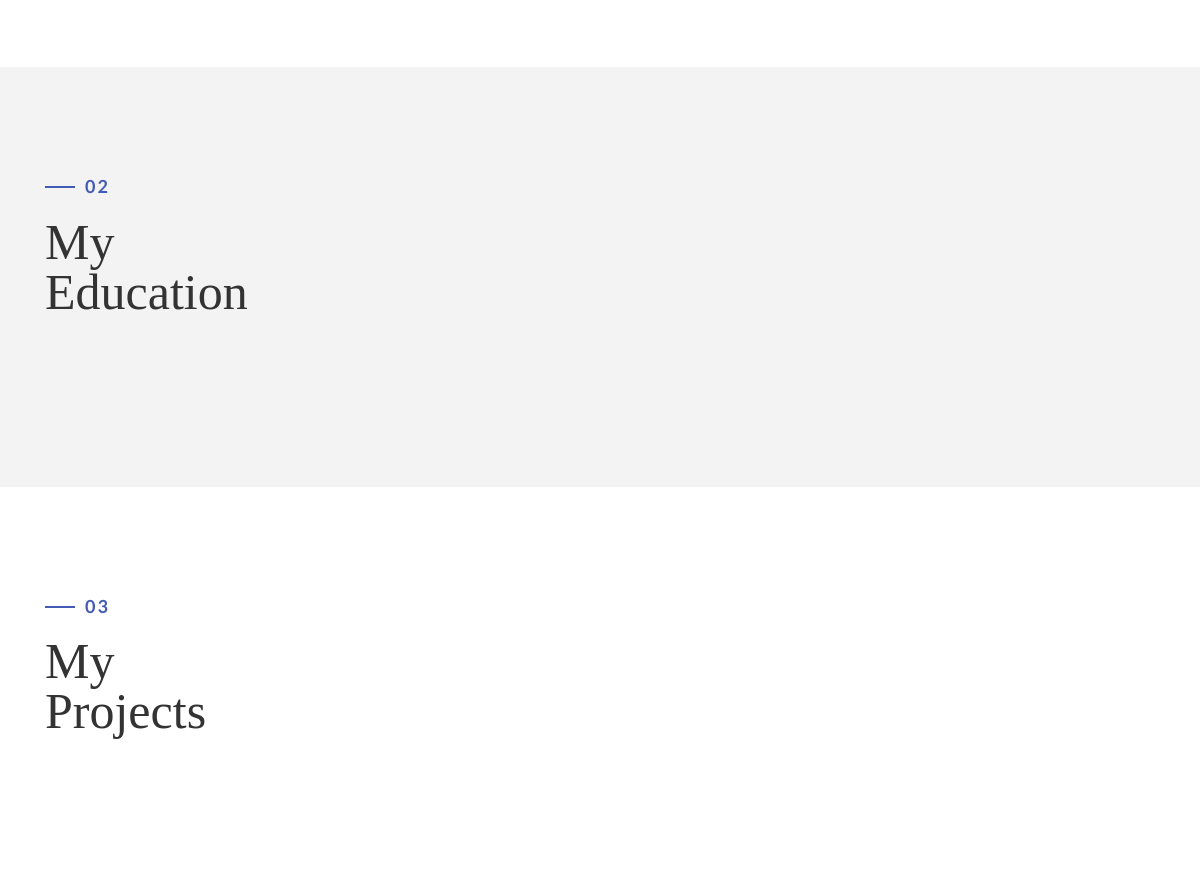
The app's page / (middle part), older data.
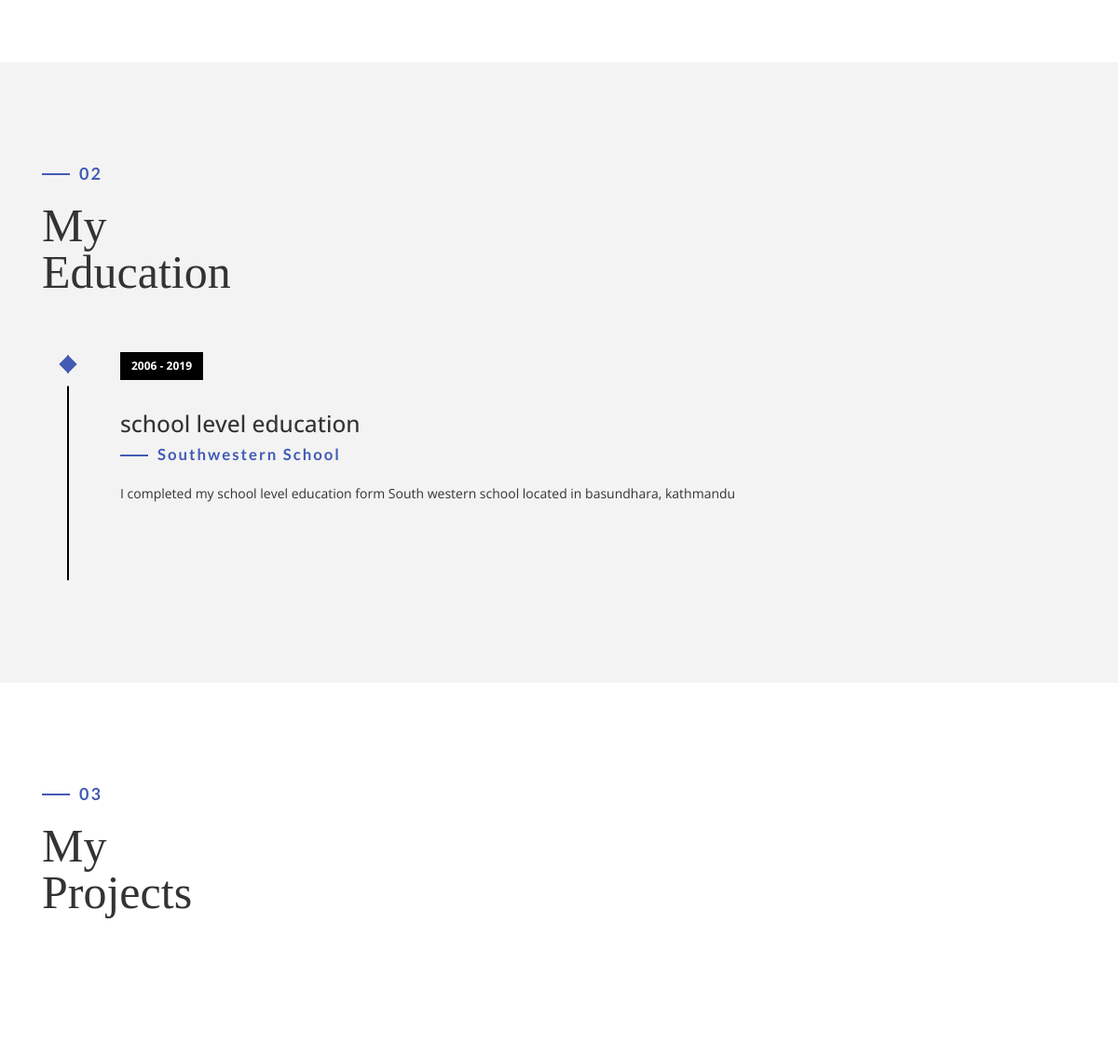
The same page, newer data.
### home/models.py (models this page shows, shortened)
class Experiences(models.Model):
    date = models.CharField(max_length=200)
    position = models.CharField(max_length =200)
    company = models.CharField(max_length =200)
    description = models.TextField()

### home/views.py (the view, shortened to what this page needs)
# urls.py: 2. Add a URL to urlpatterns:  path('', views.home, name='home')
def home(request):
    views = {}
    delay = 0
    views['experiences'] = Experiences.objects.all()
    views['projects'] = Projects.objects.all()
    return render(request , 'index.html' , views)

### templates/index.html (shortened to what this page needs)
<!DOCTYPE html>
{%load static%}
<html lang="en">
<head>
    <link href="{% static 'css/bootstrap.min.css' %}" rel="stylesheet">
    <link href="{% static 'css/bootstrap.css' %}" rel="stylesheet">
    <link href="{% static 'ionicons/css/ionicons.min.css' %}" rel="stylesheet">
    <link href="{% static 'css/animate.min.css' %}" rel="stylesheet">
    <link href="{% static 'css/aos.css' %}" rel="stylesheet">
    <link href="{% static 'css/style.css' %}" rel="stylesheet">
</head>
<body>
    <div class="section" id="about">
    </div>
    <div class="section" id="experience">
        <div class="container">
            <div class="col-md-12">
                <h4>02</h4>
                <h1 class="size-50">My <br /> Education</h1>
                <div class="h-50"></div>
            </div>
            <div class="col-md-12">
                <ul class="timeline">
                    {% for experience in experiences%}
                    <li class="timeline-event" data-aos="fade-up" data-aos-delay=".2*{{delay}}">
                        <label class="timeline-event-icon"></label>
                        <div class="timeline-event-copy">
                            <p class="timeline-event-thumbnail">{{experience.date}}</p>
                            <h3>{{experience.position}}</h3>
                            <h4>{{experience.company}}</h4>
                            <p>{{experience.description}}</p>
                        </div>
                    </li>
                    {%endfor%}
                </ul>
            </div>
        </div>
    </div>
    <div class="section" id="projects">
        <div class="container">
            <div class="col-md-12">
                <h4>03</h4>
                <h1 class="size-50">My <br /> Projects</h1>
            </div>
            <div class="main-container portfolio-inner clearfix">
                <div class="portfolio-div">
                    <div class="portfolio">
                        <div class="categories-grid wow fadeInLeft">
                            <nav class="categories">
                                <ul class="portfolio_filter">
                                </ul>
                            </nav>
                        </div>
                    </div>
                </div>
            </div>
        </div>
    </div>
</body>
</html>

### static/css/style.css (style rules this page uses)
h1 { font-family: 'Playfair Display', serif; font-size: 80px; line-height: 70px; }
h4 { font-family: 'Lato', sans-serif; text-transform: capitalize; letter-spacing: 2px; position: relative; color: #425BB5; margin-left: 40px; font-weight: 700; }
h4:before { position: absolute; width: 30px; left: -40px; content: ""; display: block; height: 2px; background: #425BB5; top: 9px; }
body { font-family: 'Open Sans', sans-serif; font-size: 14px; line-height: 24px; }
.size-50 { font-size: 50px; line-height: 50px }
.h-50 { height: 50px; }
nav ul { display: inline-block; padding-left: 0; list-style: none; padding: 20px; margin-bottom: 0; -webkit-transition: all .5s; transition: all .5s; }
#about { padding: 100px 0; }
#experience { padding: 100px 0; background: #f3f3f3 }
.timeline { padding-left: 0; list-style: none; position: relative; }
.timeline:before { background-color: black; content: ''; margin-left: -1px; position: absolute; top: 0; left: 2em; width: 2px; height: 100%; }
.timeline-event { position: relative; }
.timeline-event-copy { padding: 2em; position: relative; top: -1.875em; left: 4em; width: 100%; }
.timeline-event-copy h3 { font-size: 1.75em; }
.timeline-event-copy h4 { font-size: 1.2em; margin-bottom: 1.2em; }
.timeline-event-copy p:not(.timeline-event-thumbnail) { padding-bottom: 1.2em; }
.timeline-event-icon { -webkit-transition: -webkit-transform 0.2s ease-in; transition: -webkit-transform 0.2s ease-in; transition: transform 0.2s ease-in; transition: transform 0.2s ease-in, -webkit-transform 0.2s ease-in; -webkit-transform: rotate(45deg); transform: rotate(45deg); background-color: #425BB5; outline: 10px solid #f3f3f3; display: block; margin: 0.5em 0.5em 0.5em -0.5em; position: absolute; top: 0; left: 2em; width: 1em; height: 1em; }
.timeline-event-thumbnail { -moz-transition: box-shadow 0.5s ease-in 0.1s; -o-transition: box-shadow 0.5s ease-in 0.1s; -webkit-transition: box-shadow 0.5s ease-in; -webkit-transition-delay: 0.1s; -webkit-transition: box-shadow 0.5s ease-in 0.1s; transition: box-shadow 0.5s ease-in 0.1s; color: white; font-size: 12px; font-weight: bold; background-color: black; box-shadow: inset 0 0 0 0em #425BB5; display: inline-block; margin-bottom: 1.2em; padding: 0.25em 1em 0.2em 1em; }
#projects { padding: 100px 0; }
.portfolio_filter { padding-left: 0; }
.portfolio_filter { padding-left: 0; display: inline-block; margin: 0 auto; text-align: center; }
.portfolio-inner { padding-bottom: 0 !important; padding-top: 55px; }

Row changes from the older to the newer data that the page shows:
added Experiences: date "2006 - 2019", position "school level education", company "Southwestern School", description "I completed my school level education form South western school located in basundhara, kathmandu"
